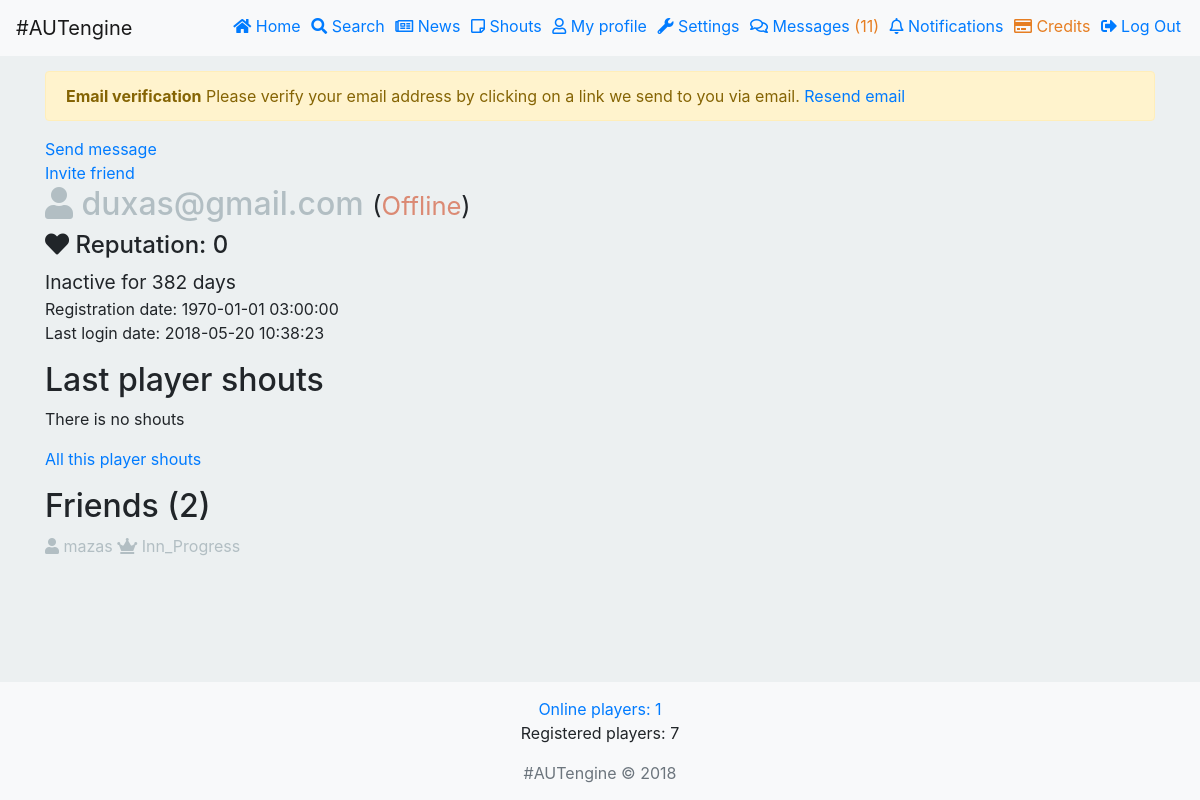
/user.php?ID=4 (signed in), run on the app's committed database.
### tables this page shows
CREATE TABLE `users` (
  `ID` int(11) NOT NULL,
  `username` text NOT NULL,
  `email` text NOT NULL,
  `emailVerified` tinyint(1) NOT NULL DEFAULT '0',
  `password` varchar(255) NOT NULL,
  `registrationIP` varchar(15) NOT NULL DEFAULT 'notfound',
  `lastIP` varchar(15) NOT NULL DEFAULT 'notfound',
  `role` tinyint(1) NOT NULL DEFAULT '0',
  `registerDate` int(11) NOT NULL,
  `loginDate` int(11) NOT NULL DEFAULT '0',
  `miniMsg` text,
  `errorMsg` text,
  `lastShout` int(11) NOT NULL DEFAULT '0',
  `mute` int(11) NOT NULL DEFAULT '0',
  `lastPage` varchar(100) NOT NULL DEFAULT 'home.php',
  `lastComment` int(11) NOT NULL DEFAULT '0',
  `credits` int(11) NOT NULL DEFAULT '10',
  `vip` int(11) NOT NULL DEFAULT '0'
);

### src/classes/User.php (called while the page is built, shortened)
<?php
class User
{
  static function loadSInfo($id = null, $table = "bans") {
  	global $connection;
  	$query = "SELECT * FROM `".$table."` WHERE `userID`='".mysqli_real_escape_string($connection, $id)."'";
  	$query = mysqli_query($connection, $query);
  	$row = mysqli_fetch_array($query);
  	return $row;
  }
}
?>

### user.php (the view, shortened to what this page needs)
<?php
	require "scripts/connection.php";
	require "scripts/mainFuncs.php";
	$profileText = "";
	if(array_key_exists('ID', $_GET)) {
		$isRealUser = mysqli_query($connection, "SELECT * FROM `users` WHERE `ID`='".mysqli_real_escape_string($connection, $_GET['ID'])."'");
		if(mysqli_num_rows($isRealUser)) {
			$userProfile = mysqli_fetch_array($isRealUser);
			$row = loadUserData();
			if($userProfile['ID'] != $_SESSION['userID']) {
				$profileText .= '
				<a href="newMessage.php?ID='.$_GET['ID'].'">Send message</a> <br>';
				$friendsInfo = loadFriendsInfo($_SESSION['userID'], $userProfile['ID']);
				if(!empty($friendsInfo)) {
					if($friendsInfo['accepted'] == 1) {
						$profileText .= '<a href="deleteFromFriends.php?ID='.$userProfile['ID'].'">Delete from friends</a>';
					} else {
						if($friendsInfo['userID1'] == $_SESSION['userID']) $profileText .= '<a href="deleteFromFriends.php?ID='.$userProfile['ID'].'">Cancel/decline friend request</a>';
						else $profileText .= '<a href="acceptFriend.php?ID='.$userProfile['ID'].'">Accept friend request</a> OR <a href="deleteFromFriends.php?ID='.$userProfile['ID'].'">Decline friend request</a>';
					}
				} else {
					$profileText .= '<a href="inviteFriend.php?ID='.$userProfile['ID'].'">Invite friend</a>';
				}
			}
			$isOnlineText = "<span class='danger'>Offline</span>";
			$profileText .= '
			<h2>'.userLink($userProfile['ID']).' <small>('.$isOnlineText.')</small></h2>';
			$allReps = mysqli_query($connection, "SELECT `ID` FROM `reps` WHERE `receiverID`='".$userProfile['ID']."'");
			$profileText .= '<h4><i class="fas fa-heart"></i> Reputation: '.mysqli_num_rows($allReps).'</h4>';
			if(time() - $userProfile['loginDate'] > 864000) {
				$profileText .= '<big>Inactive for '.round((time() - $userProfile['loginDate']) / 60 / 60 / 24).' days</big>';
			}
			if($userProfile['loginDate'] == 0) $userProfile['loginDate'] = "Not logged in yet";
			else $userProfile['loginDate'] = date("Y-m-d H:i:s", $userProfile['loginDate']);
			$profileText .= '
			<p>
			Registration date: '.date("Y-m-d H:i:s", $userProfile['registerDate']).'<br>
			Last login date: '.$userProfile['loginDate'].'
			</p>
			';
			$profileText .= '<h2>Last player shouts</h2>';
			$newShouts = mysqli_query($connection, "SELECT * FROM `shouts` WHERE `writerID`='".$userProfile['ID']."' ORDER BY `ID` DESC LIMIT 5");
			if(mysqli_num_rows($newShouts)) {
				while($shoutRow = mysqli_fetch_array($newShouts)) {
					$profileText .= showShout($shoutRow, $row['role']);
				}
			} else {
				$profileText .= '<p>There is no shouts</p>';
			}
			$profileText .= '<p><a href="shouts.php?userID='.$userProfile['ID'].'">All this player shouts</a></p>';
			$allFriendsQuery = mysqli_query($connection, "SELECT * FROM `friends` WHERE (`userID1`='".$userProfile['ID']."' OR `userID2`='".$userProfile['ID']."') AND `accepted`='1'");
			$allFriends = mysqli_num_rows($allFriendsQuery);
			$profileText .= '<h2>Friends ('.$allFriends.')</h2>';
			$newFriends = mysqli_query($connection, "SELECT * FROM `friends` WHERE (`userID1`='".$userProfile['ID']."' OR `userID2`='".$userProfile['ID']."') AND `accepted`='1' ORDER BY `ID` DESC");
			if(mysqli_num_rows($newFriends)) {
				while($friendsRow = mysqli_fetch_array($newFriends)) {
					if($friendsRow['userID1'] != $userProfile['ID'])  $friendID = $friendsRow['userID1'];
					else $friendID = $friendsRow['userID2'];
					$profileText .= ' '.userLink($friendID).' ';
				}
			} else {
				$profileText .= '<p>Player does not have any friends</p>';
			}
		} else {
			header("location: user.php?ID=".$_SESSION['userID']);
		}
	} else {
		header("location: user.php?ID=".$_SESSION['userID']);
	}
?>
<!DOCTYPE html>
<html>
<?php include("html/head.php"); ?>
<body>
	<?php include("html/header.php"); ?>
	<?php echo $profileText; ?>
	<?php include("html/footer.php"); ?>
</body>
</html>

### scripts/mainFuncs.php (shortened to what this page needs)
<?php
$connection -> query("DELETE FROM `user_online` WHERE `time`<'".(time() - 600)."'");
$connection -> query("DELETE FROM `bans` WHERE `time` - '".time()."' < 1 AND `time` != '-1'");
$connection -> query("DELETE FROM `mutes` WHERE `time` - '".time()."' < 1");
function userLink($id) {
	global $connection;
	$query = "SELECT `username`, `loginDate`, `role`, `vip` FROM `users` WHERE `ID`='".mysqli_real_escape_string($connection, $id)."'";
	$query = mysqli_query($connection, $query);
	$row = mysqli_fetch_array($query);
	$addClasses = "";
	$icon = '<i class="fas fa-user"></i>';
	if($row['role'] == 2 || $row['role'] == 3) $icon = '<i class="fas fa-screwdriver"></i>';
	else if($row['role'] == 4) {
		$icon = '<i class="fas fa-crown"></i>';
	}
	if(time() - $row['loginDate'] > 864000) $addClasses = "class='muted-text'";
	if(!empty(User::loadSInfo($id, "bans"))) {
		$addClasses = "class='banned-text danger'";
		$icon = '<i class="fas fa-ban"></i>';
	}
	return "<a ".$addClasses." href='user.php?ID=".$id."'>".$icon." ".htmlspecialchars($row['username'])."</a>";
}
?>

### styles/default.css (style rules this page uses)
body { min-width: 1050px; }
.danger { color: #DB8A74; }
.muted-text { color: #b2bec3; }

### styles/custom.css (style rules this page uses)
html { position: relative; min-height: 100%; }
body { background-color: #ecf0f1; margin-bottom: 120px; }

### data on the page
users: username "duxas@gmail.com", registerDate "1970-01-01 03:00:00"
users: username "mazas"
users: username "Inn_Progress"

### other printed values
$unreadMessages "11"
mysqli_num_rows($allReps) "0"
$userProfile['loginDate'] "2018-05-20 10:38:23"
$allFriends "2"
User::onlineUsers() "1"
registeredPlayers() "7"
